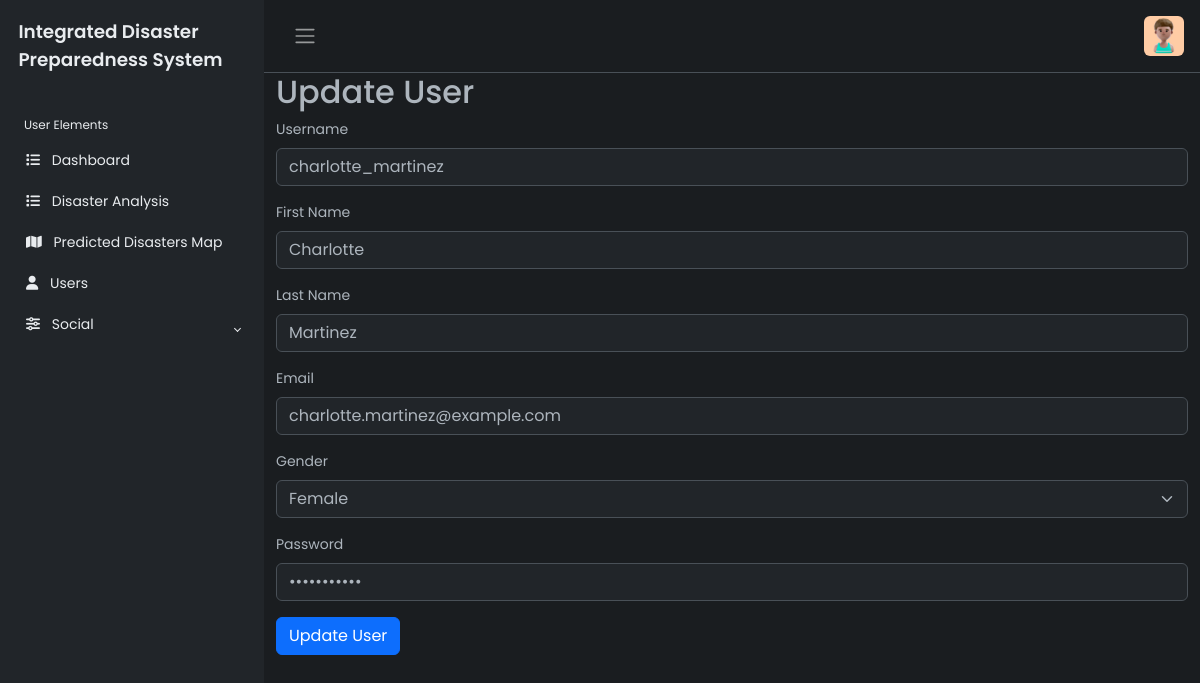
The app's page /update_user.php?username=charlotte_martinez with its own data.
### tables this page shows
CREATE TABLE `users` (
  `user_type` enum('Admin','User') NOT NULL,
  `username` varchar(50) NOT NULL,
  `firstname` varchar(90) NOT NULL,
  `lastname` varchar(90) NOT NULL,
  `email` varchar(320) NOT NULL,
  `gender` varchar(6) NOT NULL,
  `password` varchar(320) NOT NULL
);

### update_user.php (the view, shortened to what this page needs)
<?php
include "connection.php";
if (isset($_GET['username'])) {
    $username = $_GET['username'];
    $sql = "SELECT * FROM users WHERE username='$username'";
    $result = $conn->query($sql);
    if ($result->num_rows > 0) {
        $row = $result->fetch_assoc();
        $firstname = $row['firstname'];
        $lastname = $row['lastname'];
        $email = $row['email'];
        $gender = $row['gender'];
        $password = $row['password'];
    } else {
        echo "No user found with username: $username";
    }
}
?>
<!DOCTYPE html>
<html lang="en" data-bs-theme="dark">
<head>
    <link rel="stylesheet" href="https://cdn.jsdelivr.net/npm/bootstrap@5.3.0-alpha2/dist/css/bootstrap.min.css">
    <link rel="stylesheet" href="style_user.css"></head>
<body>
<div class="wrapper">
        <aside id="sidebar" class="js-sidebar">
            <div class="h-100">
                <div class="sidebar-logo">
                    <a href="#">Integrated Disaster Preparedness System</a>
                </div>
                <ul class="sidebar-nav">
                    <li class="sidebar-header">
                        User Elements
                    </li>
                    <li class="sidebar-item">
                        <a href="admin_dash.php" class="sidebar-link">
                            <i class="fa-solid fa-list pe-2"></i>
                            Dashboard
                        </a>
                    </li>
                    <li class="sidebar-item">
                        <a href="disaster_analysis.php" class="sidebar-link">
                            <i class="fa-solid fa-list pe-2"></i>
                            Disaster Analysis
                        </a>
                    </li>
                    <li class="sidebar-item">
                        <a href="map.php" class="sidebar-link">
                            <i class="fa-solid fa-map pe-2"></i>
                            Predicted Disasters Map
                        </a>
                    </li>
                    <li class="sidebar-item">
                        <a href="view_users.php" class="sidebar-link">
                            <i class="fa-solid fa-user pe-2"></i>
                            Users
                        </a>
                    </li>
                    <li class="sidebar-item">
                        <a href="#" class="sidebar-link collapsed" data-bs-target="#posts" data-bs-toggle="collapse"
                            aria-expanded="false"><i class="fa-solid fa-sliders pe-2"></i>
                            Social
                        </a>
                    </li>
                </ul>
            </div>
        </aside>
        <div class="main">
            <nav class="navbar navbar-expand px-3 border-bottom">
                <button class="btn" id="sidebar-toggle" type="button">
                    <span class="navbar-toggler-icon"></span>
                </button>
                <div class="navbar-collapse navbar">
                    <ul class="navbar-nav">
                        <li class="nav-item dropdown">
                            <a href="#" data-bs-toggle="dropdown" class="nav-icon pe-md-0">
                                <img src="profile.jpg" class="avatar img-fluid rounded" alt="">
                            </a>
                        </li>
                    </ul>
                </div>
            </nav>
            <div class="container-fluid">
                <h2>Update User</h2>
                <form method="post" action="<?php echo htmlspecialchars($_SERVER["PHP_SELF"]); ?>">
                    <div class="mb-3">
                        <label for="username" class="form-label">Username</label>
                        <input type="text" class="form-control" name="username" value="<?php echo $username; ?>" readonly>
                    </div>
                    <div class="mb-3">
                        <label for="firstname" class="form-label">First Name</label>
                        <input type="text" class="form-control" name="firstname" value="<?php echo $firstname; ?>" required>
                    </div>
                    <div class="mb-3">
                        <label for="lastname" class="form-label">Last Name</label>
                        <input type="text" class="form-control" name="lastname" value="<?php echo $lastname; ?>" required>
                    </div>
                    <div class="mb-3">
                        <label for="email" class="form-label">Email</label>
                        <input type="email" class="form-control" name="email" value="<?php echo $email; ?>" required>
                    </div>
                    <div class="mb-3">
                        <label for="gender" class="form-label">Gender</label>
                        <select class="form-select" name="gender" required>
                            <option value="Female" <?php if($gender == 'Female') echo 'selected'; ?>>Female</option>
                        </select>
                    </div>
                    <div class="mb-3">
                        <label for="password" class="form-label">Password</label>
                        <input type="password" class="form-control" username="password" name="password" value="<?php echo $password; ?>" required>
                    </div>
                    <button type="submit" class="btn btn-primary">Update User</button>
                </form>
            </div>
        </div>
    </div>
</body>
</html>

### style_user.css (style rules this page uses)
body { font-family: 'Poppins', sans-serif; font-size: 0.875rem; opacity: 1; overflow-y: scroll; margin: 0; }
a { cursor: pointer; text-decoration: none; font-family: 'Poppins', sans-serif; }
li { list-style: none; }
.wrapper { align-items: stretch; display: flex; width: 100%; }
#sidebar { max-width: 264px; min-width: 264px; background: var(--bs-dark); transition: all 0.35s ease-in-out; }
.main { display: flex; flex-direction: column; min-height: 100vh; min-width: 0; overflow: hidden; transition: all 0.35s ease-in-out; width: 100%; background: var(--bs-dark-bg-subtle); }
.sidebar-logo { padding: 1.15rem; }
.sidebar-logo a { color: #e9ecef; font-size: 1.15rem; font-weight: 600; }
.sidebar-nav { flex-grow: 1; list-style: none; margin-bottom: 0; padding-left: 0; margin-left: 0; }
.sidebar-header { color: #e9ecef; font-size: .75rem; padding: 1.5rem 1.5rem .375rem; }
a.sidebar-link { padding: .625rem 1.625rem; color: #e9ecef; position: relative; display: block; font-size: 0.875rem; }
.sidebar-link[data-bs-toggle="collapse"]::after { border: solid; border-width: 0 .075rem .075rem 0; content: ""; display: inline-block; padding: 2px; position: absolute; right: 1.5rem; top: 1.4rem; transform: rotate(-135deg); transition: all .2s ease-out; }
.sidebar-link[data-bs-toggle="collapse"].collapsed::after { transform: rotate(45deg); transition: all .2s ease-out; }
.avatar { height: 40px; width: 40px; }
.navbar-expand .navbar-nav { margin-left: auto; }

### records on screen
users: firstname "Charlotte", lastname "Martinez", email "charlotte.martinez@example.com", gender "Female"
